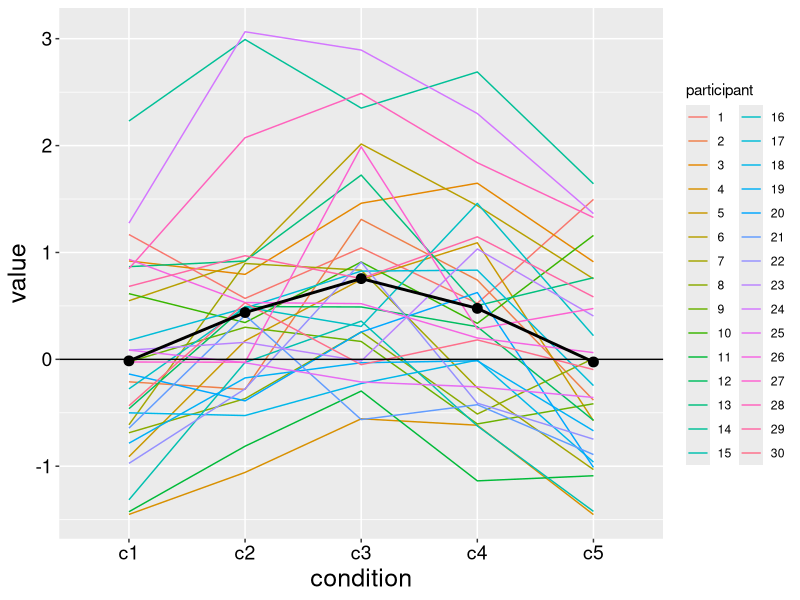

Here is the R script that generated this plot: (Note: this script raises an error after producing the figure.)
## ---- chunk 1
rm(list=ls())
library(MASS)
library(tibble)
library(tidyr)
library(dplyr)
library(ggplot2)
library(cowplot)
## ---- chunk 2
sessionInfo()
## ---- chunk 3
# set.seed(1)
# Ng <- 5 # n groups
# Np <- 30 # n participants per group
# ES <- c(0, 1, 2, 1, 0) # true effects
# data <- matrix(rnorm(Ng * Np), nrow = Np, ncol = Ng)
# data <- data + matrix(rep(ES,Np),nrow = Np, byrow = TRUE)
## ---- chunk 4
# https://cognitivedatascientist.com/2015/12/14/power-simulation-in-r-the-repeated-measures-anova-5/
  
set.seed(1)
Ng <- 5 # n groups
Np <- 30 # n participants per group
rho = 0.75 # correlation between repeated measures
ES <- c(0, 0.5, 1, 0.5, 0) # true effects
sigma <- 1 # population standard deviation

# variance-covariance matrix
Sigma <- diag(nrow = Ng)
Sigma[Sigma == 0] <- rho

data <- mvrnorm(Np, ES, Sigma)

## ---- chunk 5
df <- as.tibble(data)
colnames(df) <- c("c1", "c2", "c3", "c4", "c5")
df <- gather(df, condition, value)
df$participant <- factor(rep(seq(1, Np), Ng))
df$condition <- factor(df$condition)

# data frame of means
tmp <- as_tibble(data)
colnames(tmp) <- c("c1", "c2", "c3", "c4", "c5")
# apply(data, 2, mean) # Mean per group
df.mean <- tidyr::gather(dplyr::summarise_all(tmp, funs(mean)),condition, value)
df.mean$condition <- as.factor(df.mean$condition)
## ---- chunk 6
ggplot(df, aes(x=condition, y=value)) +
  geom_line(aes(group=participant, colour=participant)) +
  geom_line(data = df.mean, aes(group = 1), size = 1) +
  geom_point(data = df.mean, aes(group = 1), size = 3) +
  geom_abline(slope = 0, intercept = 0) + 
  theme(axis.title = element_text(size = 18),
        axis.text = element_text(size = 14, colour="black"))

# save figure
ggsave(filename='./figures/figure_5group_example.png',width=8,height=6)
## ---- chunk 7
# functions work columwise
ctval <- function(x, nullval=0){
tval <- (apply(x, 2, mean)-nullval) / ( sqrt(apply(x, 2, var))/sqrt(nrow(x)) )
tval
}

cpval <- function(tval, df){
pval <- 2*(1-pt(abs(tval),df))
pval
}
## ---- chunk 8
# tests <- apply(data, 2, t.test)
# pvals <- sapply(tests, function(x){x$p.value})
# pvals
# tvals <- sapply(tests, function(x){x$statistic})
# tvals
tvals <- ctval(data)
pvals <- cpval(tvals, df=Np-1)
## ---- chunk 9
sum(pvals < 0.05)
## ---- chunk 10
sum(p.adjust(pvals, method = "bonferroni") < 0.05)
## ---- chunk 11
sum(p.adjust(pvals, method = "hochberg") < 0.05)
## ---- chunk 12
bootfun <- function(data, nboot = 599){
  Np <- nrow(data)
  Ng <- ncol(data)
  # centre data so null hypothesis is true
  cdata <- data - matrix(rep(apply(data, 2, mean), Np), nrow = Np, byrow = TRUE)
  # dependent data, so sample participants with replacement
  bootsamples <- sample(Np, size = Np*nboot, replace = TRUE)
  boot.tvals <- matrix(data = 0, nrow = nboot, ncol = Ng)
  boot.pvals <- matrix(data = 0, nrow = nboot, ncol = Ng)
  
  for(G in 1:Ng){
    bootdata <- matrix(cdata[bootsamples,G], nrow = Np)
    # for each bootstrap:
    boot.tvals[,G] <- ctval(bootdata)
    boot.pvals[,G] <- cpval(boot.tvals[,G], df = Np-1)
  }
  list(tvals = boot.tvals, pvals = boot.pvals)
}
## ---- chunk 13
boot.tables <- bootfun(data)
## ---- chunk 14
# x <- c(1,0,0,0,1,1,1,0,0,1,1)
x <- sample(c(0,1), 20, replace = TRUE, prob = c(0.25, 0.75))
y <- rle(x)
cmap <- vector(mode = "numeric", length = 0)
nC <- length(y$values) # number of clusters
indx <- 0 # cluster counter

for(CL in 1:nC){
  if(y$values[CL] == 0){
    val <- 0
  } else {
    indx <- indx + 1
    val <- indx
  }
  cmap <- c(cmap, rep(val, y$lengths[CL]))
}
## ---- chunk 15
cluster.make <- function(x){
  y <- rle(x)
  cmap <- vector(mode = "numeric", length = 0)
  nC <- length(y$values) # number of clusters
  indx <- 0 # cluster counter
  for(CL in 1:nC){
    if(y$values[CL] == 0){
      val <- 0
    } else {
      indx <- indx + 1
      val <- indx
    }
    cmap <- c(cmap, rep(val, y$lengths[CL]))
  }
  cmap
}
## ---- chunk 16
cluster.sum <- function(values, cmap){
  csum <- vector(mode = "numeric", length = max(cmap))
  if(max(cmap)>0){
    for(CL in 1:max(cmap)){
      csum[CL] <- sum(values[cmap==CL])
    }
  } else {
    csum <- 0
  }
  csum
}
## ---- chunk 17
cluster.sum(values = x, cmap = cmap)
## ---- chunk 18
cluster.test <- function(values, cmap, boot.th){
    csig <- vector(mode = "logical", length = length(cmap))
  if(max(cmap)>0){
    for(CL in 1:max(cmap)){
      csig[cmap==CL] <- sum(values[cmap==CL]) > boot.th
    }
  } else {
    csig <- FALSE
  }
  csig
}
## ---- chunk 19
# original cluster sum
cmap <- cluster.make(pvals<0.05)
# ori.csum <- cluster.sum(values = tvals^2, cmap = cmap)

# bootstrap cluster sums
boot.tables <- bootfun(data)
boot.cmap <- t(apply(boot.tables$pvals<0.05, 1, cluster.make))
# boot.sums <- apply(boot.tables$tvals^2, 1, cluster.sum, cmap = boot.cmap)
boot.max.sums <- vector(mode = "numeric", length = nrow(boot.cmap))
for(B in 1:nrow(boot.tables$pvals)){
   boot.max.sums[B] <- max(cluster.sum(values = boot.tables$tvals[B,]^2, cmap = boot.cmap[B,]))
}

# cluster sum threshold
alpha <- 0.05
tmp <- sort(boot.max.sums)
boot.th <- tmp[round((1-alpha)*length(tmp))]

# cluster significance
cluster.test(values = tvals^2, cmap = cmap, boot.th)
## ---- chunk 20
set.seed(1)
Ng <- 7 # n groups
Np <- 70 # observations per group
ES <- c(0, seq(0,2, length.out = 6)) # effect size
# ESseq <- seq(0.5, 2, 0.5) # sequence of effect sizes
rho = 0 # correlation between measures
sigma <- 1 # population standard deviation
# variance-covariance matrix
Sigma <- diag(nrow = Ng)
Sigma[Sigma == 0] <- rho

data <- mvrnorm(Np, ES, Sigma)

df <- as.tibble(data)
colnames(df) <- c("c1", "c2", "c3", "c4", "c5", "c6", "c7")
df <- gather(df, condition, value)
df$condition <- factor(df$condition)

# data frame of means
tmp <- as_tibble(data)
colnames(tmp) <- c("c1", "c2", "c3", "c4", "c5", "c6", "c7")
# apply(data, 2, mean) # Mean per group
df.mean <- tidyr::gather(dplyr::summarise_all(tmp, funs(mean)),condition, value)
df.mean$condition <- as.factor(df.mean$condition)
## ---- chunk 21

cbPalette <- c("#999999", "#E69F00", "#56B4E9", "#009E73", "#F0E442", "#0072B2", "#D55E00", "#CC79A7")

ggplot(df, aes(x=condition, y=value, colour=condition)) + theme_grey() + 
  geom_jitter() +
  scale_colour_manual(values=cbPalette) +
  geom_line(data = df.mean, aes(group = 1), colour = "black", size = 1) +
  geom_point(data = df.mean, colour = "black", size = 3) +
  geom_abline(slope = 0, intercept = 0) + 
  theme(axis.title = element_text(size = 18),
        axis.text = element_text(size = 14, colour="black"),
        legend.position="none")
  #       legend.text = element_text(size=12, face="bold"),
  #       legend.title = element_text(size=14, face="bold")) +
  # guides(colour = guide_legend(override.aes = list(size = 5)))

# save figure
ggsave(filename='./figures/figure_7ind_group_example.png',width=8,height=6)
